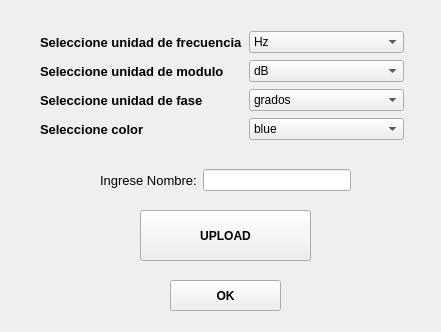
<?xml version="1.0" encoding="UTF-8"?>
<ui version="4.0">
 <class>Form</class>
 <widget class="QWidget" name="Form">
  <property name="geometry">
   <rect>
    <x>0</x>
    <y>0</y>
    <width>441</width>
    <height>332</height>
   </rect>
  </property>
  <property name="windowTitle">
   <string>Form</string>
  </property>
  <widget class="QPushButton" name="upload_montecarlo_pushButton_m">
   <property name="geometry">
    <rect>
     <x>140</x>
     <y>210</y>
     <width>171</width>
     <height>51</height>
    </rect>
   </property>
   <property name="font">
    <font>
     <weight>75</weight>
     <bold>true</bold>
    </font>
   </property>
   <property name="text">
    <string>UPLOAD</string>
   </property>
  </widget>
  <widget class="QPushButton" name="ok_montecarlo_pushButton_2_m">
   <property name="geometry">
    <rect>
     <x>170</x>
     <y>280</y>
     <width>111</width>
     <height>31</height>
    </rect>
   </property>
   <property name="font">
    <font>
     <weight>75</weight>
     <bold>true</bold>
    </font>
   </property>
   <property name="text">
    <string>OK</string>
   </property>
  </widget>
  <widget class="QWidget" name="gridLayoutWidget_2">
   <property name="geometry">
    <rect>
     <x>40</x>
     <y>30</y>
     <width>364</width>
     <height>111</height>
    </rect>
   </property>
   <layout class="QGridLayout" name="gridLayout_2">
    <item row="2" column="0">
     <widget class="QLabel" name="label_12">
      <property name="font">
       <font>
        <pointsize>10</pointsize>
        <weight>75</weight>
        <bold>true</bold>
       </font>
      </property>
      <property name="text">
       <string>Seleccione unidad de fase</string>
      </property>
     </widget>
    </item>
    <item row="2" column="1">
     <widget class="QComboBox" name="montecarlo_fase_comboBox_m">
      <item>
       <property name="text">
        <string>grados</string>
       </property>
      </item>
      <item>
       <property name="text">
        <string>rad</string>
       </property>
      </item>
     </widget>
    </item>
    <item row="0" column="1">
     <widget class="QComboBox" name="montecarlo_frec_comboBox_m">
      <item>
       <property name="text">
        <string>Hz</string>
       </property>
      </item>
      <item>
       <property name="text">
        <string>rad/seg</string>
       </property>
      </item>
     </widget>
    </item>
    <item row="0" column="0">
     <widget class="QLabel" name="label_11">
      <property name="font">
       <font>
        <pointsize>10</pointsize>
        <weight>75</weight>
        <bold>true</bold>
       </font>
      </property>
      <property name="text">
       <string>Seleccione unidad de frecuencia</string>
      </property>
     </widget>
    </item>
    <item row="1" column="0">
     <widget class="QLabel" name="label_10">
      <property name="font">
       <font>
        <pointsize>10</pointsize>
        <weight>75</weight>
        <bold>true</bold>
       </font>
      </property>
      <property name="text">
       <string>Seleccione unidad de modulo</string>
      </property>
     </widget>
    </item>
    <item row="1" column="1">
     <widget class="QComboBox" name="montecarlo_modulo_comboBox_m">
      <item>
       <property name="text">
        <string>dB</string>
       </property>
      </item>
      <item>
       <property name="text">
        <string>Veces</string>
       </property>
      </item>
     </widget>
    </item>
    <item row="3" column="1">
     <widget class="QComboBox" name="montecarlo_color_comboBox_m">
      <item>
       <property name="text">
        <string>blue</string>
       </property>
      </item>
      <item>
       <property name="text">
        <string>orange</string>
       </property>
      </item>
      <item>
       <property name="text">
        <string>green</string>
       </property>
      </item>
      <item>
       <property name="text">
        <string>red</string>
       </property>
      </item>
      <item>
       <property name="text">
        <string>cyan</string>
       </property>
      </item>
      <item>
       <property name="text">
        <string>magenta</string>
       </property>
      </item>
      <item>
       <property name="text">
        <string>gold</string>
       </property>
      </item>
      <item>
       <property name="text">
        <string>violet</string>
       </property>
      </item>
     </widget>
    </item>
    <item row="3" column="0">
     <widget class="QLabel" name="label_13">
      <property name="font">
       <font>
        <pointsize>10</pointsize>
        <weight>75</weight>
        <bold>true</bold>
       </font>
      </property>
      <property name="text">
       <string>Seleccione color</string>
      </property>
     </widget>
    </item>
   </layout>
  </widget>
  <widget class="QWidget" name="horizontalLayoutWidget">
   <property name="geometry">
    <rect>
     <x>100</x>
     <y>160</y>
     <width>251</width>
     <height>41</height>
    </rect>
   </property>
   <layout class="QHBoxLayout" name="horizontalLayout">
    <item>
     <widget class="QLabel" name="label_7">
      <property name="font">
       <font>
        <pointsize>10</pointsize>
       </font>
      </property>
      <property name="text">
       <string>Ingrese Nombre:</string>
      </property>
     </widget>
    </item>
    <item>
     <widget class="QLineEdit" name="nombre_graph_montecarlo_m"/>
    </item>
   </layout>
  </widget>
 </widget>
 <resources/>
 <connections/>
</ui>
